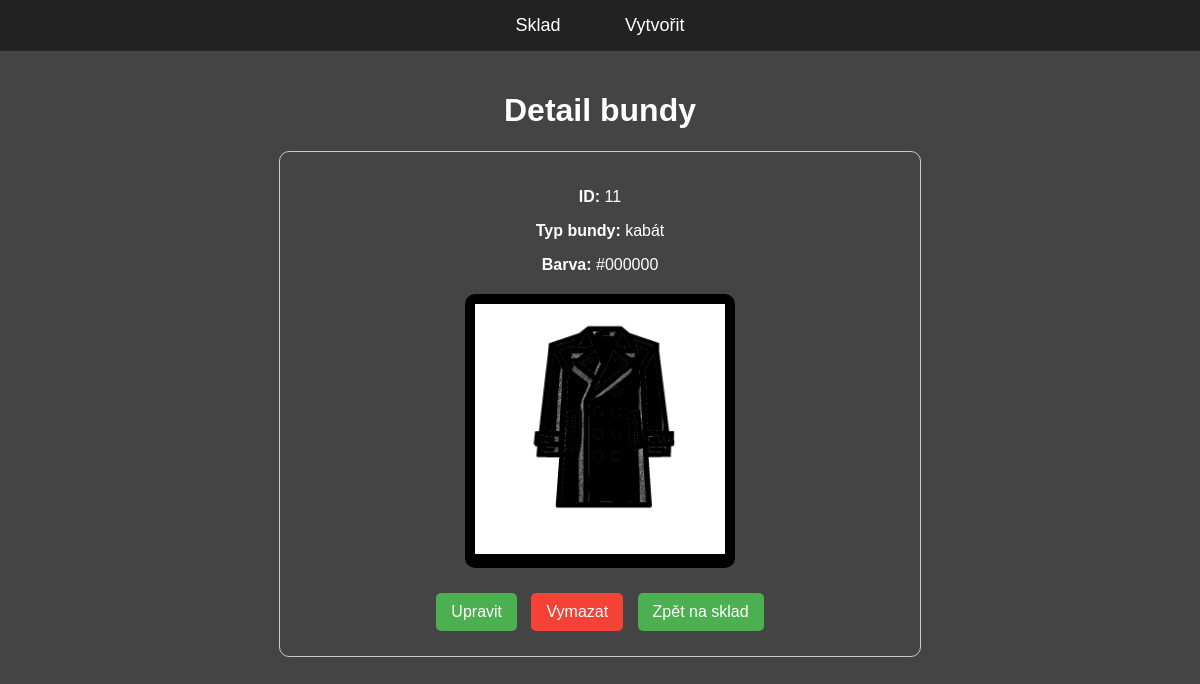
The app's page /bundy/11/ with its own data.
### bundy/models.py (models this page shows, shortened)
class Jacket(models.Model):
    TYPE_CHOICES = [
        ('kabát', 'Kabát'),
        ('bunda', 'Bunda'),
        ('bomber', 'Bomber'),
    ]
    typ = models.CharField(max_length=20, choices=TYPE_CHOICES)
    color = models.CharField(max_length=7, default="#ffffff")  # Ukládáme hex kód
    def get_image_url(self):
        return f"/static/bundy/{self.typ}.png"

### bundy/views.py (the view)
# urls.py: path('bundy/<int:pk>/', JacketDetailView.as_view(), name='jacket-detail'),
class JacketDetailView(DetailView):
    model = Jacket
    template_name = 'bundy/jacket_detail.html'
    context_object_name = 'jacket'

### bundy/templates/bundy/jacket_detail.html (shortened to what this page needs)
{% extends 'bundy/base.html' %}
{% block content %}
<center>
  <h1>Detail bundy</h1>
  <div style="width: 80%; max-width: 600px; margin: 20px auto; padding: 20px; border: 1px solid #ccc; border-radius: 10px; font-family: Arial, sans-serif;">
    <p><strong>ID:</strong> {{ jacket.id }}</p>
    <p><strong>Typ bundy:</strong> {{ jacket.typ }}</p>
    <p><strong>Barva:</strong> {{ jacket.color }}</p>
    <div style="margin: 20px 0; display: flex; justify-content: center;">
      <div style="display: inline-block; padding: 10px; background-color: {{ jacket.color }}; border-radius: 10px;">
        <img src="{{ jacket.get_image_url }}" alt="{{ jacket.typ }}" style="max-width: 250px; max-height: 250px;">
      </div>
    </div>
    <div style="margin-top: 20px;">
      <a href="{% url 'jacket-update' jacket.id %}" style="display: inline-block; background-color: #4CAF50; color: white; padding: 10px 15px; text-decoration: none; border-radius: 5px; margin: 5px;">Upravit</a>
      <a href="{% url 'jacket-delete' jacket.id %}" style="display: inline-block; background-color: #f44336; color: white; padding: 10px 15px; text-decoration: none; border-radius: 5px; margin: 5px;">Vymazat</a>
      <a href="{% url 'sklad' %}" style="display: inline-block; background-color: #4CAF50; color: white; padding: 10px 15px; text-decoration: none; border-radius: 5px; margin: 5px;">Zpět na sklad</a>
    </div>
  </div>
</center>
{% endblock %}

### bundy/static/bundy/css/styles.css (style rules this page uses)
body { background-color: #444444; color: white; font-family: Arial, sans-serif; margin: 0; padding: 0; }

### records on screen
Jacket: id "11", typ "kabát", color "#000000", get_image_url (picture)
